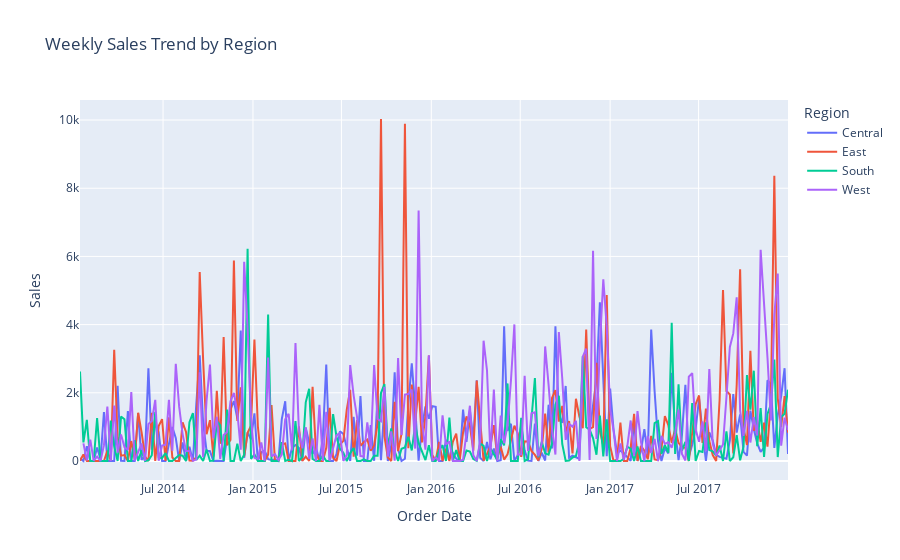

This figure's notebook cell:
### Code cell
# Plot the overall sales trend of the df, but I want you to resample the data weekly and filter on the Region. Plot all region on the same graph, you need a legend to identify which region is which and dont forget that when you resample by week, you cannot keep the categorical variables which are needed to plot per region 

import pandas as pd
import plotly.express as px

def plot_weekly_sales_trend_by_region(df, date_col, sales_col, region_col):
    """Plots the weekly sales trend by region."""
    df[date_col] = pd.to_datetime(df[date_col])
    
    # Resampler les données par semaine et par région
    df_weekly = df.set_index(date_col).groupby(region_col).resample('W').agg({
        sales_col: 'sum'
    }).reset_index()
    
    # Tracer le graphique
    fig = px.line(df_weekly, x=date_col, y=sales_col, color=region_col, title='Weekly Sales Trend by Region')
    fig.update_layout(xaxis_title='Order Date', yaxis_title='Sales', legend_title='Region')
    fig.show()

# Exemple d'utilisation
plot_weekly_sales_trend_by_region(df, 'Order Date', 'Sales', 'Region')

### Figure 1 — Plotly figure (JSON) as saved in the notebook; plotly's stock layout.template omitted (floating-point values rounded to 4 significant figures; data arrays with more than 128 entries replaced by an {"elided": "..."} marker saying what was removed)
{"data": [{"hovertemplate": "Region=Central<br>Order Date=%{x}<br>Sales=%{y}<extra></extra>", "legendgroup": "Central", "line": {"color": "#636efa", "dash": "solid"}, "marker": {"symbol": "circle"}, "mode": "lines", "name": "Central", "orientation": "v", "showlegend": true, "type": "scatter", "x": {"elided": "208 str values"}, "xaxis": "x", "y": {"elided": "208 float values"}, "yaxis": "y"}, {"hovertemplate": "Region=East<br>Order Date=%{x}<br>Sales=%{y}<extra></extra>", "legendgroup": "East", "line": {"color": "#EF553B", "dash": "solid"}, "marker": {"symbol": "circle"}, "mode": "lines", "name": "East", "orientation": "v", "showlegend": true, "type": "scatter", "x": {"elided": "208 str values"}, "xaxis": "x", "y": {"elided": "208 float values"}, "yaxis": "y"}, {"hovertemplate": "Region=South<br>Order Date=%{x}<br>Sales=%{y}<extra></extra>", "legendgroup": "South", "line": {"color": "#00cc96", "dash": "solid"}, "marker": {"symbol": "circle"}, "mode": "lines", "name": "South", "orientation": "v", "showlegend": true, "type": "scatter", "x": {"elided": "208 str values"}, "xaxis": "x", "y": {"elided": "208 float values"}, "yaxis": "y"}, {"hovertemplate": "Region=West<br>Order Date=%{x}<br>Sales=%{y}<extra></extra>", "legendgroup": "West", "line": {"color": "#ab63fa", "dash": "solid"}, "marker": {"symbol": "circle"}, "mode": "lines", "name": "West", "orientation": "v", "showlegend": true, "type": "scatter", "x": {"elided": "207 str values"}, "xaxis": "x", "y": {"elided": "207 float values"}, "yaxis": "y"}], "layout": {"legend": {"title": {"text": "Region"}, "tracegroupgap": 0}, "title": {"text": "Weekly Sales Trend by Region"}, "xaxis": {"anchor": "y", "domain": [0, 1], "title": {"text": "Order Date"}}, "yaxis": {"anchor": "x", "domain": [0, 1], "title": {"text": "Sales"}}}}
